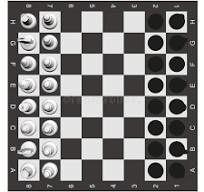
#> input picture img/tableroA.png, 204 x 192 px
$ python descriptor.py
#> lines starting #> are read from the running program, lines starting #| are printed output that depends on the picture
import cv2 as cv

#usar un descriptor de caracteristicas sift
image = cv.imread('img/tableroA.png')
#> image is the input picture: shape (192, 204, 3); mean B, G, R 128.7, 129.8, 130.3
image = cv.resize(image, (560, 560))
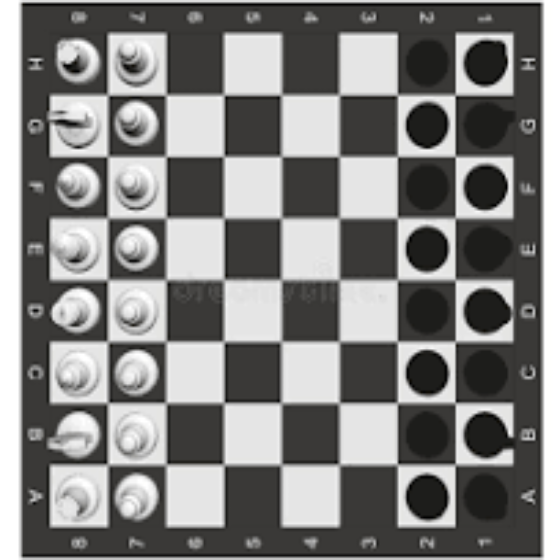
#> image: shape (560, 560, 3); mean B, G, R 128.6, 129.8, 130.2
sift = cv.SIFT_create()

keypoints, descriptors = sift.detectAndCompute(image, None)
#> keypoints = 708 keypoints; strongest (x, y, size): (505, 458, 11.3), (369, 62, 39.6), (505, 334, 12.5), (311, 499, 38.8)

image = cv.drawKeypoints(image, keypoints, None)
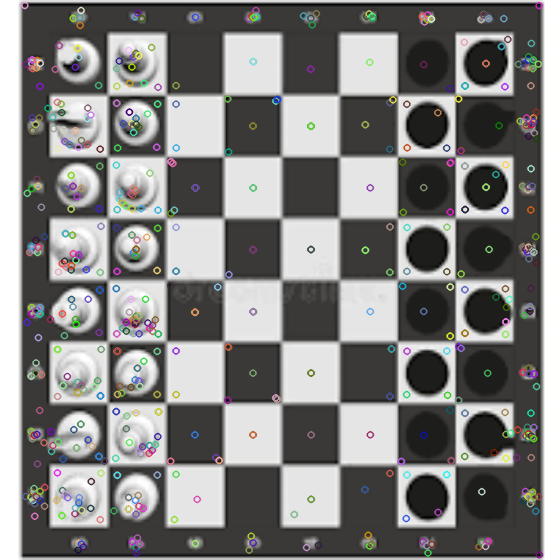
#> image: shape (560, 560, 3); mean B, G, R 128.5, 129.7, 130

cv.imshow('image', image)
cv.waitKey(0)

$ run again, with img/cheese.png copied over img/tableroA.png
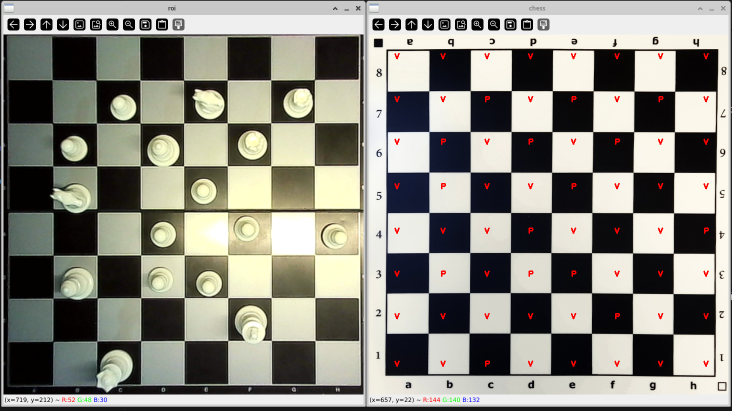
#> input picture img/cheese.png, 1463 x 821 px (shown at 1/2 size)
#> image is the input picture: shape (821, 1463, 3); mean B, G, R 129.1, 138.1, 139.2
#> `image = cv.resize(image, (560, 560))`:
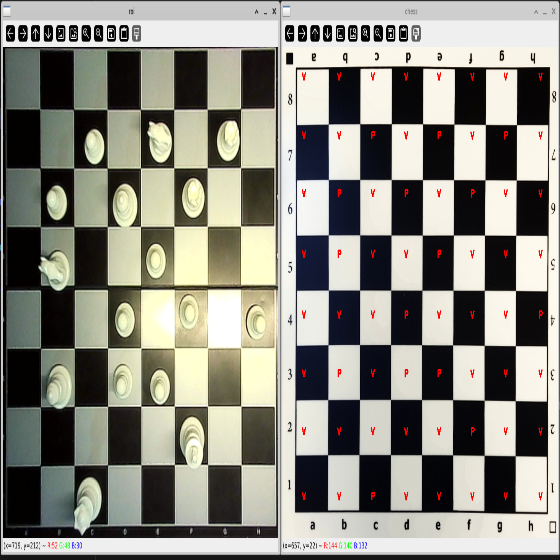
#> image: shape (560, 560, 3); mean B, G, R 129.2, 138.2, 139.3
#> keypoints = 1146 keypoints; strongest (x, y, size): (290, 58, 6.1), (470, 87, 24.8), (407, 87, 24.8), (344, 88, 25.2)
#> `image = cv.drawKeypoints(image, keypoints, None)`:
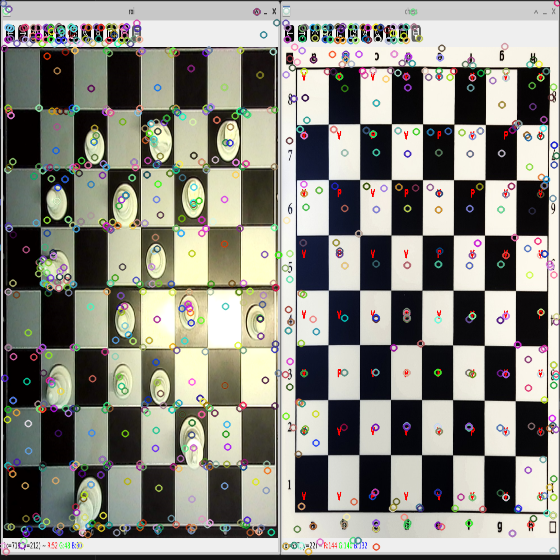
#> image: shape (560, 560, 3); mean B, G, R 129.2, 137.7, 138.6

$ run again, with img/cheese_table.jpg saved as img/tableroA.png
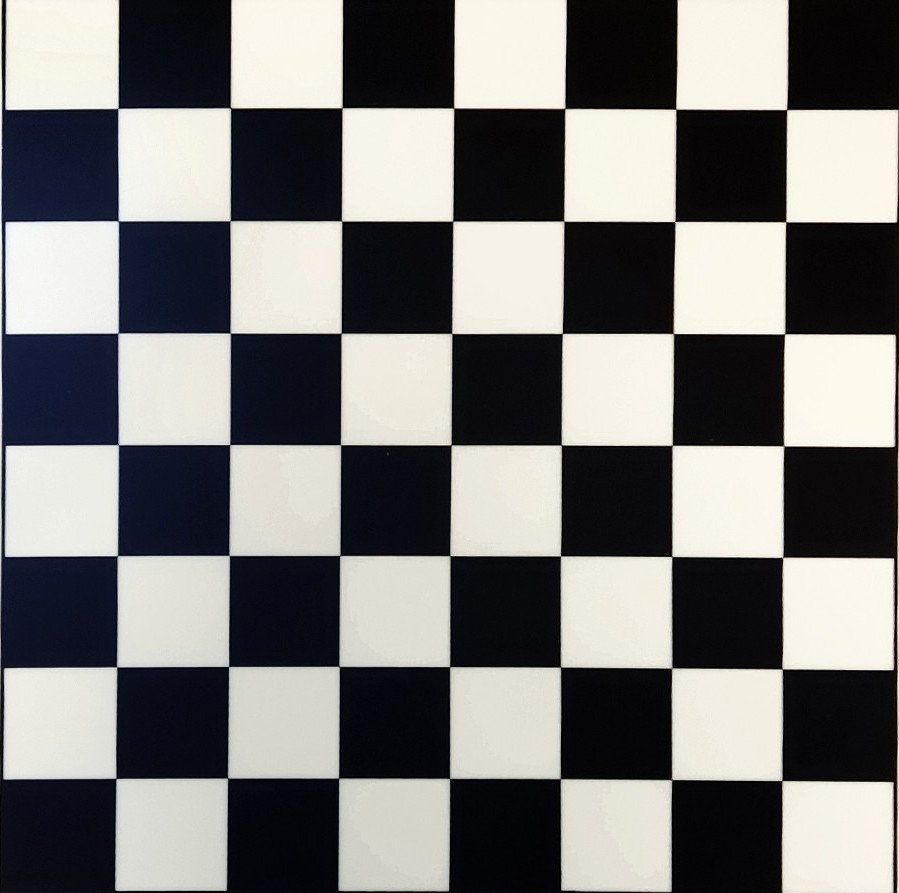
#> input picture img/cheese_table.jpg, 899 x 893 px
#> image is the input picture: shape (893, 899, 3); mean B, G, R 120.2, 121.8, 122.6
#> `image = cv.resize(image, (560, 560))`:
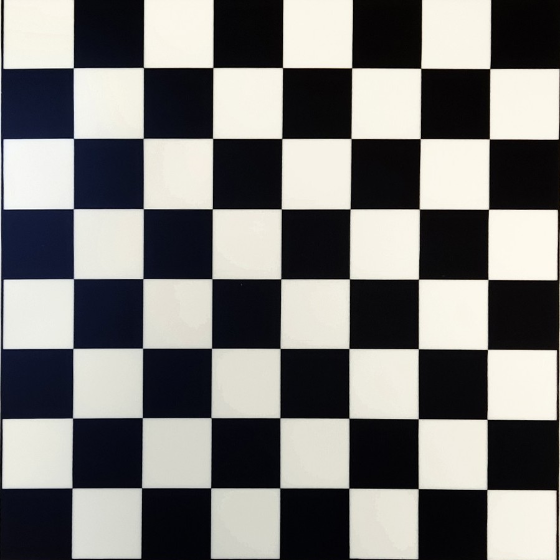
#> image: shape (560, 560, 3); mean B, G, R 120.1, 121.7, 122.5
#> keypoints = 152 keypoints; strongest (x, y, size): (455, 104, 42.6), (454, 174, 42.6), (386, 103, 42.7), (453, 315, 42.6)
